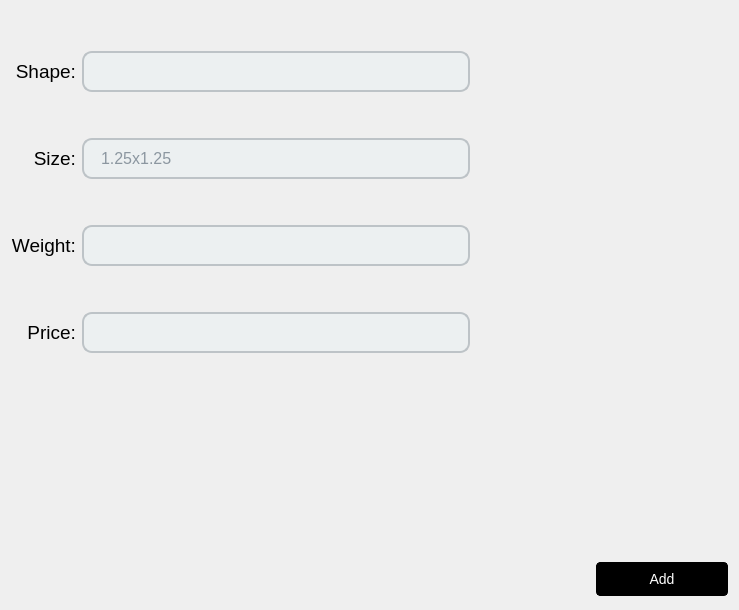
               <widget class="QWidget" name="fancy_dia">
                <layout class="QGridLayout" name="gridLayout_11">
                 <item row="3" column="0">
                  <widget class="QLabel" name="label_12">
                   <property name="font">
                    <font>
                     <pointsize>14</pointsize>
                    </font>
                   </property>
                   <property name="text">
                    <string>Size:</string>
                   </property>
                   <property name="alignment">
                    <set>Qt::AlignmentFlag::AlignRight|Qt::AlignmentFlag::AlignTrailing|Qt::AlignmentFlag::AlignVCenter</set>
                   </property>
                  </widget>
                 </item>
                 <item row="9" column="12">
                  <spacer name="horizontalSpacer_44">
                   <property name="orientation">
                    <enum>Qt::Orientation::Horizontal</enum>
                   </property>
                   <property name="sizeHint" stdset="0">
                    <size>
                     <width>40</width>
                     <height>20</height>
                    </size>
                   </property>
                  </spacer>
                 </item>
                 <item row="9" column="11">
                  <spacer name="horizontalSpacer_41">
                   <property name="orientation">
                    <enum>Qt::Orientation::Horizontal</enum>
                   </property>
                   <property name="sizeHint" stdset="0">
                    <size>
                     <width>40</width>
                     <height>20</height>
                    </size>
                   </property>
                  </spacer>
                 </item>
                 <item row="9" column="14">
                  <spacer name="horizontalSpacer_42">
                   <property name="orientation">
                    <enum>Qt::Orientation::Horizontal</enum>
                   </property>
                   <property name="sizeHint" stdset="0">
                    <size>
                     <width>40</width>
                     <height>20</height>
                    </size>
                   </property>
                  </spacer>
                 </item>
                 <item row="10" column="1">
                  <spacer name="verticalSpacer_52">
                   <property name="orientation">
                    <enum>Qt::Orientation::Vertical</enum>
                   </property>
                   <property name="sizeHint" stdset="0">
                    <size>
                     <width>20</width>
                     <height>40</height>
                    </size>
                   </property>
                  </spacer>
                 </item>
                 <item row="11" column="1">
                  <spacer name="verticalSpacer_57">
                   <property name="orientation">
                    <enum>Qt::Orientation::Vertical</enum>
                   </property>
                   <property name="sizeHint" stdset="0">
                    <size>
                     <width>20</width>
                     <height>40</height>
                    </size>
                   </property>
                  </spacer>
                 </item>
                 <item row="9" column="1">
                  <spacer name="verticalSpacer_50">
                   <property name="orientation">
                    <enum>Qt::Orientation::Vertical</enum>
                   </property>
                   <property name="sizeHint" stdset="0">
                    <size>
                     <width>20</width>
                     <height>40</height>
                    </size>
                   </property>
                  </spacer>
                 </item>
                 <item row="9" column="4">
                  <spacer name="horizontalSpacer_76">
                   <property name="orientation">
                    <enum>Qt::Orientation::Horizontal</enum>
                   </property>
                   <property name="sizeHint" stdset="0">
                    <size>
                     <width>40</width>
                     <height>20</height>
                    </size>
                   </property>
                  </spacer>
                 </item>
                 <item row="4" column="2">
                  <spacer name="verticalSpacer_54">
                   <property name="orientation">
                    <enum>Qt::Orientation::Vertical</enum>
                   </property>
                   <property name="sizeHint" stdset="0">
                    <size>
                     <width>20</width>
                     <height>40</height>
                    </size>
                   </property>
                  </spacer>
                 </item>
                 <item row="9" column="7">
                  <spacer name="horizontalSpacer_77">
                   <property name="orientation">
                    <enum>Qt::Orientation::Horizontal</enum>
                   </property>
                   <property name="sizeHint" stdset="0">
                    <size>
                     <width>40</width>
                     <height>20</height>
                    </size>
                   </property>
                  </spacer>
                 </item>
                 <item row="7" column="0">
                  <widget class="QLabel" name="label_14">
                   <property name="font">
                    <font>
                     <pointsize>14</pointsize>
                    </font>
                   </property>
                   <property name="text">
                    <string>Price:</string>
                   </property>
                   <property name="alignment">
                    <set>Qt::AlignmentFlag::AlignRight|Qt::AlignmentFlag::AlignTrailing|Qt::AlignmentFlag::AlignVCenter</set>
                   </property>
                  </widget>
                 </item>
                 <item row="13" column="14" colspan="3">
                  <widget class="QPushButton" name="AddFancyDiamond">
                   <property name="font">
                    <font>
                     <family>Arial</family>
                     <pointsize>-1</pointsize>
                     <bold>false</bold>
                    </font>
                   </property>
                   <property name="styleSheet">
                    <string notr="true">QPushButton {
    background-color: #000;
    color: #fff;
    border: 1px solid #000;
    border-radius: 4px;
    padding: 8px 20px;
    font-size: 14px;
    font-weight: normal;
    font-family: Arial;
}

QPushButton:hover {
    background-color: #fff;
	color: #000;
}

QPushButton:pressed {
    background-color: #222;
    padding-left: 8px;
    padding-top: 8px;
}

QPushButton:focus {
    border: 1px solid #fff;
    outline: none;
}

QPushButton:disabled {
    background-color: #555;
    color: #aaa;
    border: 1px solid #555;
}</string>
                   </property>
                   <property name="text">
                    <string>Add</string>
                   </property>
                  </widget>
                 </item>
                 <item row="0" column="2">
                  <spacer name="verticalSpacer_56">
                   <property name="orientation">
                    <enum>Qt::Orientation::Vertical</enum>
                   </property>
                   <property name="sizeHint" stdset="0">
                    <size>
                     <width>20</width>
                     <height>40</height>
                    </size>
                   </property>
                  </spacer>
                 </item>
                 <item row="9" column="15">
                  <spacer name="horizontalSpacer_40">
                   <property name="orientation">
                    <enum>Qt::Orientation::Horizontal</enum>
                   </property>
                   <property name="sizeType">
                    <enum>QSizePolicy::Policy::Fixed</enum>
                   </property>
                   <property name="sizeHint" stdset="0">
                    <size>
                     <width>40</width>
                     <height>20</height>
                    </size>
                   </property>
                  </spacer>
                 </item>
                 <item row="6" column="2">
                  <spacer name="verticalSpacer_55">
                   <property name="orientation">
                    <enum>Qt::Orientation::Vertical</enum>
                   </property>
                   <property name="sizeHint" stdset="0">
                    <size>
                     <width>20</width>
                     <height>40</height>
                    </size>
                   </property>
                  </spacer>
                 </item>
                 <item row="9" column="2">
                  <spacer name="horizontalSpacer_35">
                   <property name="orientation">
                    <enum>Qt::Orientation::Horizontal</enum>
                   </property>
                   <property name="sizeHint" stdset="0">
                    <size>
                     <width>40</width>
                     <height>20</height>
                    </size>
                   </property>
                  </spacer>
                 </item>
                 <item row="9" column="9">
                  <spacer name="horizontalSpacer_63">
                   <property name="orientation">
                    <enum>Qt::Orientation::Horizontal</enum>
                   </property>
                   <property name="sizeHint" stdset="0">
                    <size>
                     <width>40</width>
                     <height>20</height>
                    </size>
                   </property>
                  </spacer>
                 </item>
                 <item row="9" column="8">
                  <spacer name="horizontalSpacer_64">
                   <property name="orientation">
                    <enum>Qt::Orientation::Horizontal</enum>
                   </property>
                   <property name="sizeHint" stdset="0">
                    <size>
                     <width>40</width>
                     <height>20</height>
                    </size>
                   </property>
                  </spacer>
                 </item>
                 <item row="9" column="0">
                  <spacer name="horizontalSpacer_21">
                   <property name="orientation">
                    <enum>Qt::Orientation::Horizontal</enum>
                   </property>
                   <property name="sizeHint" stdset="0">
                    <size>
                     <width>40</width>
                     <height>20</height>
                    </size>
                   </property>
                  </spacer>
                 </item>
                 <item row="1" column="0">
                  <widget class="QLabel" name="label_11">
                   <property name="font">
                    <font>
                     <pointsize>14</pointsize>
                    </font>
                   </property>
                   <property name="text">
                    <string>Shape:</string>
                   </property>
                   <property name="alignment">
                    <set>Qt::AlignmentFlag::AlignRight|Qt::AlignmentFlag::AlignTrailing|Qt::AlignmentFlag::AlignVCenter</set>
                   </property>
                  </widget>
                 </item>
                 <item row="13" column="1">
                  <spacer name="verticalSpacer_51">
                   <property name="orientation">
                    <enum>Qt::Orientation::Vertical</enum>
                   </property>
                   <property name="sizeHint" stdset="0">
                    <size>
                     <width>20</width>
                     <height>40</height>
                    </size>
                   </property>
                  </spacer>
                 </item>
                 <item row="9" column="16">
                  <spacer name="horizontalSpacer_43">
                   <property name="orientation">
                    <enum>Qt::Orientation::Horizontal</enum>
                   </property>
                   <property name="sizeHint" stdset="0">
                    <size>
                     <width>40</width>
                     <height>20</height>
                    </size>
                   </property>
                  </spacer>
                 </item>
                 <item row="9" column="10">
                  <spacer name="horizontalSpacer_26">
                   <property name="orientation">
                    <enum>Qt::Orientation::Horizontal</enum>
                   </property>
                   <property name="sizeHint" stdset="0">
                    <size>
                     <width>40</width>
                     <height>20</height>
                    </size>
                   </property>
                  </spacer>
                 </item>
                 <item row="12" column="1">
                  <spacer name="verticalSpacer_53">
                   <property name="orientation">
                    <enum>Qt::Orientation::Vertical</enum>
                   </property>
                   <property name="sizeHint" stdset="0">
                    <size>
                     <width>20</width>
                     <height>40</height>
                    </size>
                   </property>
                  </spacer>
                 </item>
                 <item row="2" column="2">
                  <spacer name="verticalSpacer_14">
                   <property name="orientation">
                    <enum>Qt::Orientation::Vertical</enum>
                   </property>
                   <property name="sizeHint" stdset="0">
                    <size>
                     <width>20</width>
                     <height>40</height>
                    </size>
                   </property>
                  </spacer>
                 </item>
                 <item row="9" column="3">
                  <spacer name="horizontalSpacer_61">
                   <property name="orientation">
                    <enum>Qt::Orientation::Horizontal</enum>
                   </property>
                   <property name="sizeHint" stdset="0">
                    <size>
                     <width>40</width>
                     <height>20</height>
                    </size>
                   </property>
                  </spacer>
                 </item>
                 <item row="5" column="0">
                  <widget class="QLabel" name="label_13">
                   <property name="font">
                    <font>
                     <pointsize>14</pointsize>
                    </font>
                   </property>
                   <property name="text">
                    <string>Weight:</string>
                   </property>
                   <property name="alignment">
                    <set>Qt::AlignmentFlag::AlignRight|Qt::AlignmentFlag::AlignTrailing|Qt::AlignmentFlag::AlignVCenter</set>
                   </property>
                  </widget>
                 </item>
                 <item row="9" column="5">
                  <spacer name="horizontalSpacer_78">
                   <property name="orientation">
                    <enum>Qt::Orientation::Horizontal</enum>
                   </property>
                   <property name="sizeHint" stdset="0">
                    <size>
                     <width>40</width>
                     <height>20</height>
                    </size>
                   </property>
                  </spacer>
                 </item>
                 <item row="8" column="1">
                  <spacer name="verticalSpacer_49">
                   <property name="orientation">
                    <enum>Qt::Orientation::Vertical</enum>
                   </property>
                   <property name="sizeHint" stdset="0">
                    <size>
                     <width>20</width>
                     <height>40</height>
                    </size>
                   </property>
                  </spacer>
                 </item>
                 <item row="9" column="6">
                  <spacer name="horizontalSpacer_79">
                   <property name="orientation">
                    <enum>Qt::Orientation::Horizontal</enum>
                   </property>
                   <property name="sizeHint" stdset="0">
                    <size>
                     <width>40</width>
                     <height>20</height>
                    </size>
                   </property>
                  </spacer>
                 </item>
                 <item row="1" column="1" colspan="9">
                  <widget class="QLineEdit" name="shape_lineEdit">
                   <property name="font">
                    <font>
                     <family>Arial</family>
                     <pointsize>-1</pointsize>
                    </font>
                   </property>
                   <property name="styleSheet">
                    <string notr="true">QLineEdit {
    background-color: #ecf0f1;
    color: #2c3e50;
    font-size: 16px;
    border: 2px solid #bdc3c7;
    border-radius: 10px;
    padding: 8px 15px;
}

QLineEdit:focus {
    border: 2px solid #f1c40f;
    background-color: #f9f9f9;
}

QLineEdit:hover {
    border: 2px solid #7f8c8d;
    background-color: #f4f6f7;
}

QLineEdit::placeholder {
    color: #95a5a6;
    font-style: italic;
}</string>
                   </property>
                  </widget>
                 </item>
                 <item row="3" column="1" colspan="9">
                  <widget class="QLineEdit" name="size_lineEdit_Fancy">
                   <property name="font">
                    <font>
                     <family>Arial</family>
                     <pointsize>-1</pointsize>
                    </font>
                   </property>
                   <property name="styleSheet">
                    <string notr="true">QLineEdit {
    background-color: #ecf0f1;
    color: #2c3e50;
    font-size: 16px;
    border: 2px solid #bdc3c7;
    border-radius: 10px;
    padding: 8px 15px;
}

QLineEdit:focus {
    border: 2px solid #f1c40f;
    background-color: #f9f9f9;
}

QLineEdit:hover {
    border: 2px solid #7f8c8d;
    background-color: #f4f6f7;
}

QLineEdit::placeholder {
    color: #95a5a6;
    font-style: italic;
}</string>
                   </property>
                   <property name="placeholderText">
                    <string>1.25x1.25</string>
                   </property>
                  </widget>
                 </item>
                 <item row="5" column="1" colspan="9">
                  <widget class="QLineEdit" name="Weight_lineEdit_Fancy">
                   <property name="font">
                    <font>
                     <family>Arial</family>
                     <pointsize>-1</pointsize>
                    </font>
                   </property>
                   <property name="styleSheet">
                    <string notr="true">QLineEdit {
    background-color: #ecf0f1;
    color: #2c3e50;
    font-size: 16px;
    border: 2px solid #bdc3c7;
    border-radius: 10px;
    padding: 8px 15px;
}

QLineEdit:focus {
    border: 2px solid #f1c40f;
    background-color: #f9f9f9;
}

QLineEdit:hover {
    border: 2px solid #7f8c8d;
    background-color: #f4f6f7;
}

QLineEdit::placeholder {
    color: #95a5a6;
    font-style: italic;
}</string>
                   </property>
                  </widget>
                 </item>
                 <item row="7" column="1" colspan="9">
                  <widget class="QLineEdit" name="price_lineEdit_Fancy">
                   <property name="font">
                    <font>
                     <family>Arial</family>
                     <pointsize>-1</pointsize>
                    </font>
                   </property>
                   <property name="styleSheet">
                    <string notr="true">QLineEdit {
    background-color: #ecf0f1;
    color: #2c3e50;
    font-size: 16px;
    border: 2px solid #bdc3c7;
    border-radius: 10px;
    padding: 8px 15px;
}

QLineEdit:focus {
    border: 2px solid #f1c40f;
    background-color: #f9f9f9;
}

QLineEdit:hover {
    border: 2px solid #7f8c8d;
    background-color: #f4f6f7;
}

QLineEdit::placeholder {
    color: #95a5a6;
    font-style: italic;
}</string>
                   </property>
                  </widget>
                 </item>
                </layout>
               </widget>
